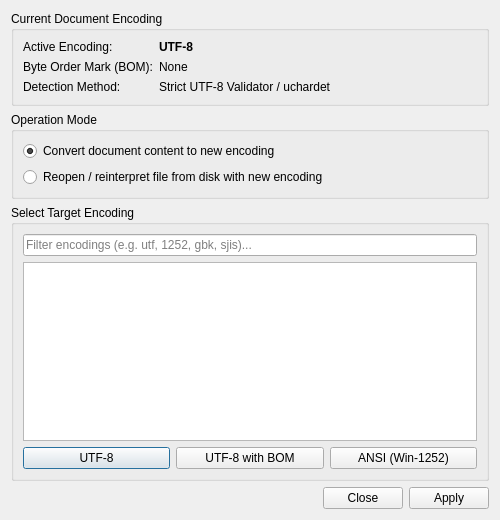
<?xml version="1.0" encoding="UTF-8"?>
<ui version="4.0">
 <class>EncodingSelectionDialog</class>
 <widget class="QDialog" name="EncodingSelectionDialog">
  <property name="geometry">
   <rect>
    <x>0</x>
    <y>0</y>
    <width>500</width>
    <height>520</height>
   </rect>
  </property>
  <property name="windowTitle">
   <string>Encoding Information &amp; Conversion</string>
  </property>
  <layout class="QVBoxLayout" name="verticalLayout">
   <item>
    <widget class="QGroupBox" name="groupCurrent">
     <property name="title">
      <string>Current Document Encoding</string>
     </property>
     <layout class="QFormLayout" name="formLayout">
      <item row="0" column="0">
       <widget class="QLabel" name="labelEncodingTitle">
        <property name="text">
         <string>Active Encoding:</string>
        </property>
       </widget>
      </item>
      <item row="0" column="1">
       <widget class="QLabel" name="labelActiveEncoding">
        <property name="font">
         <font>
          <bold>true</bold>
         </font>
        </property>
        <property name="text">
         <string>UTF-8</string>
        </property>
       </widget>
      </item>
      <item row="1" column="0">
       <widget class="QLabel" name="labelBomTitle">
        <property name="text">
         <string>Byte Order Mark (BOM):</string>
        </property>
       </widget>
      </item>
      <item row="1" column="1">
       <widget class="QLabel" name="labelBomStatus">
        <property name="text">
         <string>None</string>
        </property>
       </widget>
      </item>
      <item row="2" column="0">
       <widget class="QLabel" name="labelMethodTitle">
        <property name="text">
         <string>Detection Method:</string>
        </property>
       </widget>
      </item>
      <item row="2" column="1">
       <widget class="QLabel" name="labelDetectionMethod">
        <property name="text">
         <string>Strict UTF-8 Validator / uchardet</string>
        </property>
       </widget>
      </item>
     </layout>
    </widget>
   </item>
   <item>
    <widget class="QGroupBox" name="groupAction">
     <property name="title">
      <string>Operation Mode</string>
     </property>
     <layout class="QVBoxLayout" name="layoutAction">
      <item>
       <widget class="QRadioButton" name="radioConvert">
        <property name="text">
         <string>Convert document content to new encoding</string>
        </property>
        <property name="checked">
         <bool>true</bool>
        </property>
       </widget>
      </item>
      <item>
       <widget class="QRadioButton" name="radioReopen">
        <property name="text">
         <string>Reopen / reinterpret file from disk with new encoding</string>
        </property>
       </widget>
      </item>
     </layout>
    </widget>
   </item>
   <item>
    <widget class="QGroupBox" name="groupSelect">
     <property name="title">
      <string>Select Target Encoding</string>
     </property>
     <layout class="QVBoxLayout" name="layoutSelect">
      <item>
       <widget class="QLineEdit" name="editFilter">
        <property name="placeholderText">
         <string>Filter encodings (e.g. utf, 1252, gbk, sjis)...</string>
        </property>
        <property name="clearButtonEnabled">
         <bool>true</bool>
        </property>
       </widget>
      </item>
      <item>
       <widget class="QListWidget" name="listEncodings"/>
      </item>
      <item>
       <layout class="QHBoxLayout" name="layoutQuick">
        <item>
         <widget class="QPushButton" name="btnQuickUtf8">
          <property name="text">
           <string>UTF-8</string>
          </property>
         </widget>
        </item>
        <item>
         <widget class="QPushButton" name="btnQuickUtf8Bom">
          <property name="text">
           <string>UTF-8 with BOM</string>
          </property>
         </widget>
        </item>
        <item>
         <widget class="QPushButton" name="btnQuickAnsi">
          <property name="text">
           <string>ANSI (Win-1252)</string>
          </property>
         </widget>
        </item>
       </layout>
      </item>
     </layout>
    </widget>
   </item>
   <item>
    <widget class="QDialogButtonBox" name="buttonBox">
     <property name="orientation">
      <enum>Qt::Horizontal</enum>
     </property>
     <property name="standardButtons">
      <set>QDialogButtonBox::Apply|QDialogButtonBox::Close</set>
     </property>
    </widget>
   </item>
  </layout>
 </widget>
 <resources/>
 <connections>
  <connection>
   <sender>buttonBox</sender>
   <signal>rejected()</signal>
   <receiver>EncodingSelectionDialog</receiver>
   <slot>reject()</slot>
  </connection>
 </connections>
</ui>
